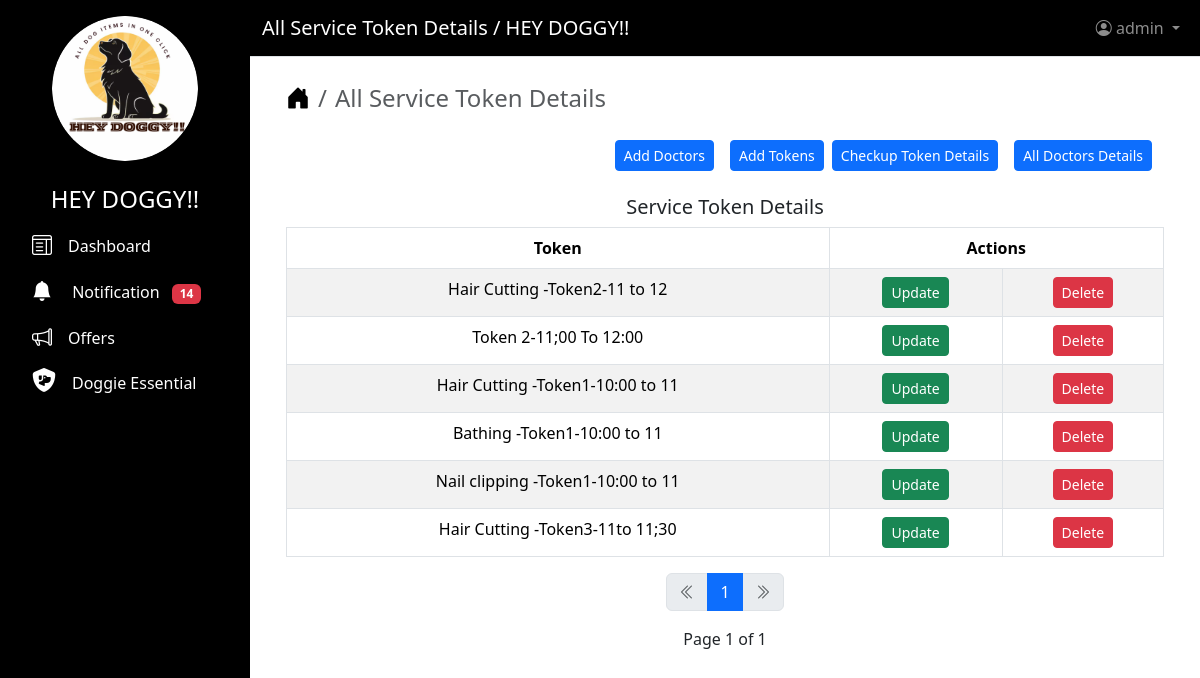
Before: /view/token/service (signed in) with the older database file.
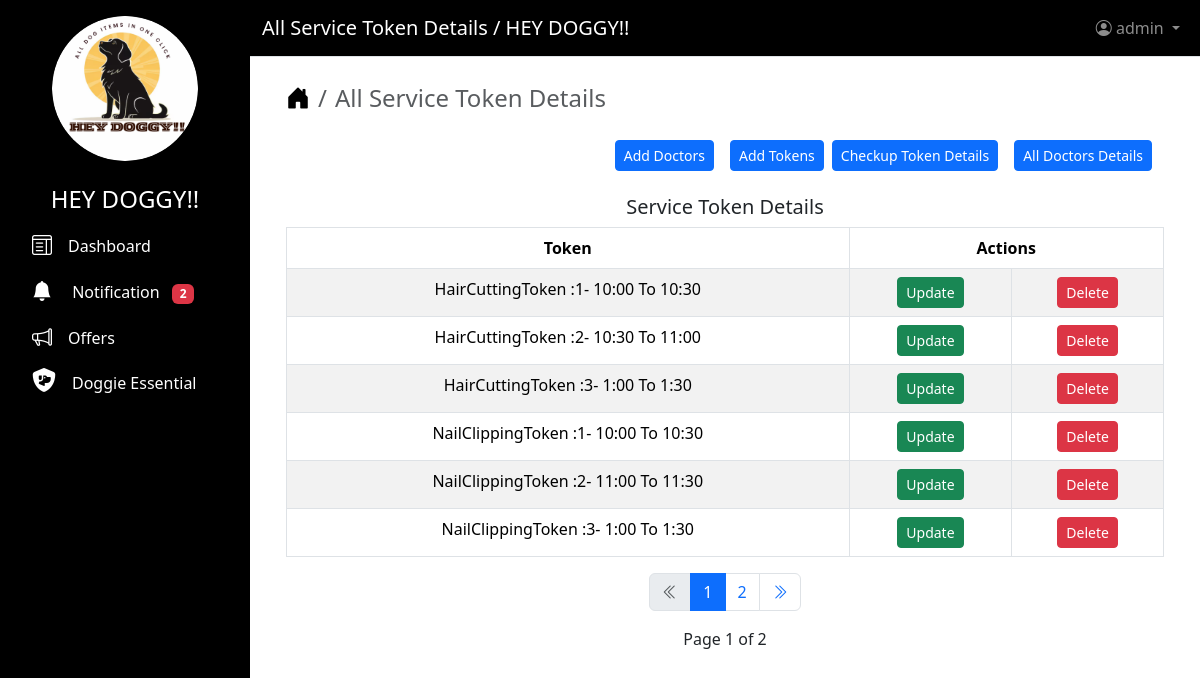
After: the same page with the newer database file.
### shop/models.py (models this page shows, shortened)
class TokenService(models.Model):
    token = models.CharField(max_length=200, null=True, blank=True, unique=True)
    available = models.BooleanField(default=True, null=True, blank=True)

### shop/views.py (the view)
class TokenServiceListView(LoginRequiredMixin, ListView):
    template_name = "all_service_tokens.html"
    context_object_name = "all_tokens_services"
    paginate_by = 6
    ordering = ["id"]
    model = TokenService
    def dispatch(self, request, *args, **kwargs):
        if request.user.role != "SHOP OWNER":
            return redirect("403")
        return super().dispatch(request, *args, **kwargs)
    def get_context_data(self, **kwargs):
        context = super().get_context_data(**kwargs)
        context["page_title"] = "All Service Token Details"
        context["counts"] = Notification.objects.filter(
            is_read=False, username=self.request.user
        ).count()
        return context

### shop/templates/all_service_tokens.html (shortened to what this page needs)
{% extends "base.html" %}
{% block content %}
    {% if request.user.role == "SHOP OWNER" %}
        <div class="container ">
            <nav aria-label="breadcrumb">
                <ol class="breadcrumb fs-4">
                    <li class="breadcrumb-item">
                        <a href="{% url 'home' %}" class="text-decoration-none text-black"><i class="bi bi-house-door-fill"></i></a>
                    </li>
                    <li class="breadcrumb-item active" aria-current="page">{{ page_title }}</li>
                </ol>
            </nav>
        </div>
        <div class="d-grid gap-2 d-md-flex justify-content-md-end me-4 mt-2">
            <a href="{% url 'add_doctors_checkup_details' %}">
                <button class="btn btn-primary me-md-2 btn-sm mt-2" type="button">Add Doctors</button>
            </a>
            <a href="{% url 'add_token_checkup_details' %}">
                <button class="btn btn-primary btn-sm mt-2" type="button">Add Tokens</button>
            </a>
            <a href="{% url 'view_tokens' %}">
                <button class="btn btn-primary me-md-2 btn-sm mt-2" type="button">Checkup Token Details</button>
            </a>
            <a href="{% url 'view_checkup_details' %}">
                <button class="btn btn-primary btn-sm mt-2" type="button">All Doctors Details</button>
            </a>
        </div>
        <div class="container mt-4">
            {% if all_tokens_services %}
                <h5 class="text-center">Service Token Details</h5>
                <div class="table-responsive">
                    <table class="table table-bordered table-striped table-hover">
                        <thead>
                            <tr class="text-center">
                                <th>Token</th>
                                <th colspan=2>Actions</th>
                            </tr>
                        </thead>
                        <tbody>
                            {% for all_tokens_service in all_tokens_services %}
                                <tr class="text-center">
                                    <td>{{ all_tokens_service.token }}</td>
                                    <td>
                                        <a href="{% url 'update_token_service_offered' all_tokens_service.id %}">
                                            <button type="submit" class="btn btn-success btn-sm">Update</button>
                                        </a>
                                    </td>
                                    <td>
                                        <button type="button"
                                                class="btn btn-danger btn-sm"
                                                data-bs-toggle="modal"
                                                data-bs-target="#exampleModal{{ all_token.id }}">Delete</button>
                                    </td>
                                </tr>
                        {% endfor %}
                    </tbody>
                </table>
                {% include "pagination.html" %}
            </div>
        {% else %}
            <div class="alert alert-primary text-center" role="alert">Currently No Tokens Added</div>
        {% endif %}
    </div>
{% endif %}
{% endblock content %}

### users/templates/base.html (shortened to what this page needs)
<!DOCTYPE html>
<html lang="en">
  <head>
    {% load static %}
    <link href="https://cdnjs.cloudflare.com/ajax/libs/font-awesome/6.5.0/css/all.min.css"
          rel="stylesheet">
    <link rel="stylesheet"
          href="https://cdn.jsdelivr.net/npm/bootstrap-icons@1.11.3/font/bootstrap-icons.min.css">
    <link rel="stylesheet"
          href="https://cdnjs.cloudflare.com/ajax/libs/bootstrap/5.3.2/css/bootstrap.min.css" />
  </head>
  <body>
    <nav class="sidebar text-white p-3">
      <div class="d-grid col-8 mx-auto">
        <img src="{% static 'image/09.png' %}"
             alt="Logo"
             class="img-fluid rounded-circle"
             height="100"
             width="160">
      </div>
      <ul class="nav flex-column">
        <li class="nav-item">
          <h4 class="text-center mt-4">HEY DOGGY!!</h4>
        </li>
        <li class="nav-item">
          <a class="nav-link active text-decoration-none text-white"
             href="{% url 'dashboard' %}">
            <i class="bi bi-layout-text-window fs-5"></i><span class="ms-3">Dashboard</span>
          </a>
        </li>
        <li class="nav-item">
          <a class="nav-link active text-decoration-none text-white"
             href="{% url 'notification' %}">
            <i class="bi bi-bell-fill fs-5"></i>
            <span class="ms-3">Notification</span>
            <span class="badge bg-danger ms-2">{{ counts }}</span>
          </a>
        </li>
        <li class="nav-item">
          <a class="nav-link active text-decoration-none text-white"
             href="{% url 'view_offers' %}">
            <i class="bi bi-megaphone fs-5"></i><span class="ms-3">Offers</span>
          </a>
        </li>
        <li class="nav-item">
          <a class="nav-link active text-decoration-none text-white"
             href="{% url 'view_shop' %}">
            <i class="fa-solid fa-shield-dog fs-4"></i><span class="ms-3">Doggie Essential</span>
          </a>
        </li>
      </ul>
    </nav>
    <div class="main-content">
      <nav class="navbar navbar-expand-lg navbar-dark border-bottom"
           style="background-color: #000000">
        <div class="container-fluid">
          <a class="navbar-brand text-white" href="#">{{ page_title }} / HEY DOGGY!!</a>
          <ul class="navbar-nav ms-auto">
            <li class="nav-item dropdown">
              <a class="nav-link dropdown-toggle"
                 href="#"
                 id="navbarDropdown"
                 role="button"
                 data-bs-toggle="dropdown">
                <i class="bi bi-person-circle"></i> {{ user }}
              </a>
            </li>
          </ul>
        </div>
      </nav>
      <div class="content-area p-4">
        {% block content %}
        {% endblock content %}
      </div>
    </div>
  </body>
</html>

Changed rows visible on the page:
changed TokenService: token "Hair Cutting -Token2-11 to 12" → "HairCuttingToken :1- 10:00 To 10:30"
changed TokenService: token "Token 2-11;00 To 12:00" → "HairCuttingToken :2- 10:30 To 11:00"
changed TokenService: token "Hair Cutting -Token1-10:00 to 11" → "HairCuttingToken :3- 1:00 To 1:30"
changed TokenService: token "Bathing -Token1-10:00 to 11" → "NailClippingToken :1- 10:00 To 10:30"
changed TokenService: token "Nail clipping -Token1-10:00 to 11" → "NailClippingToken :2- 11:00 To 11:30"
changed TokenService: token "Hair Cutting -Token3-11to 11;30" → "NailClippingToken :3- 1:00 To 1:30"
Other visible differences:
{{ counts }}: "14" → "2"
{{ page_obj.paginator.num_pages }}: "1" → "2"
new list line: "2"
